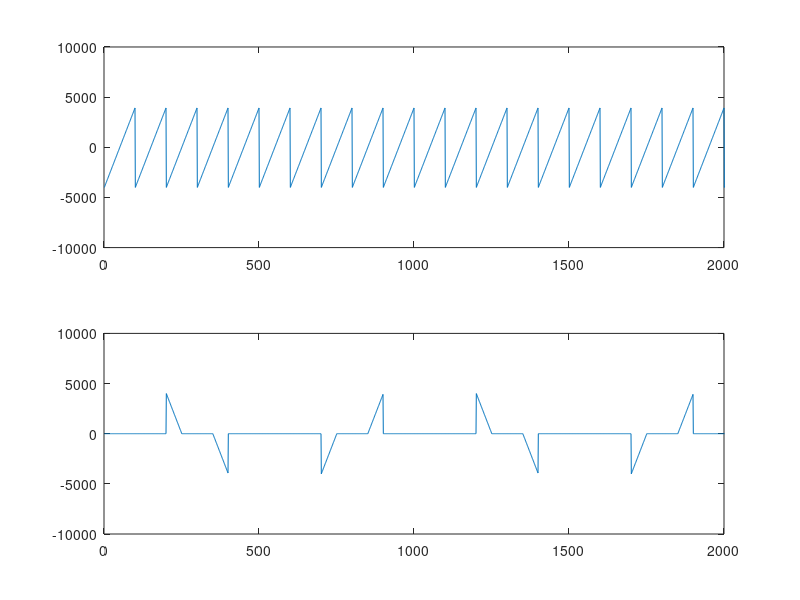

Here is the MATLAB script that generated this plot: (Note: this script raises an error after producing the figure.)
    clc;
    clear;
    Fs = 10000;  
    t = 0:1/Fs:1.5;  
    x = sawtooth(2*pi*100*t); 
    SJBData=zeros(1,2048);
    SJBData(201:400)=-1*x(1:200); SJBData(251:300)=0;SJBData(301:350)=0;
    SJBData(701:900)=1*x(1:200);SJBData(751:800)=0;SJBData(801:850)=0;
    SJBData(1201:1400)=-1*x(1:200);SJBData(1251:1300)=0;SJBData(1301:1350)=0;
    SJBData(1701:1900)=1*x(1:200);SJBData(1751:1800)=0;SJBData(1801:1850)=0;
    SJBData=4000*SJBData;
    x=4000*x;
    figure(1)
    subplot(2,1,1);    plot(x);axis([0 2000 -1e+4 1e+4]);
    subplot(2,1,2);    plot(SJBData);axis([0 2000 -1e+4 1e+4]);
        
    fids1 = fopen('SanjiaoboData.dat', 'wt');
    fprintf(fids1, '%10.0f%10.0f', SJBData);
    fclose(fids1);
    x=SJBData(151:350);
    fids2 = fopen('SanjiaoboNoise.dat', 'wt');
    fprintf(fids2, '%10.0f%10.0f', x);
    fclose(fids2);
    toc

